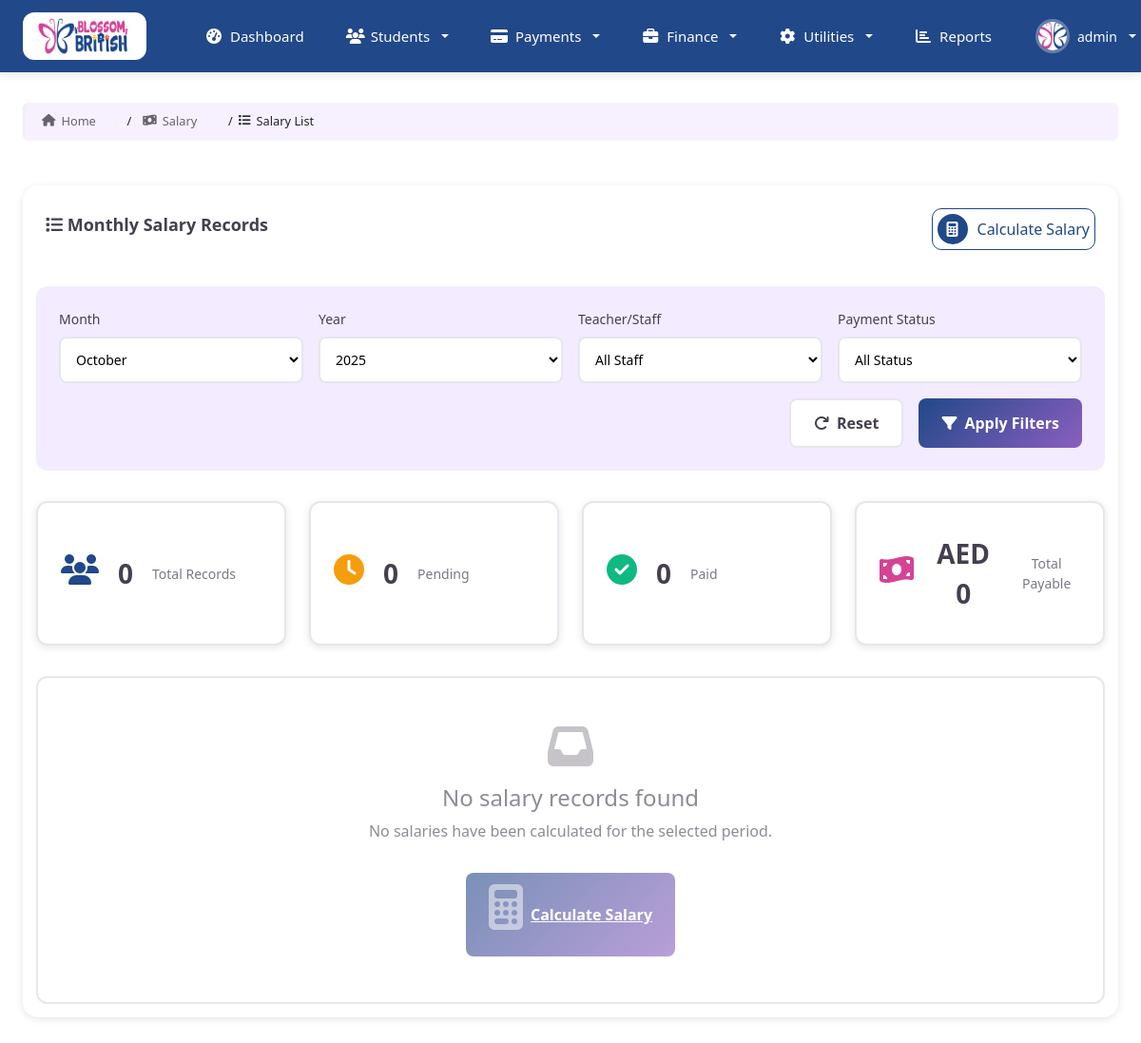
The app's page /utils/salary/list/ (signed in), older data.
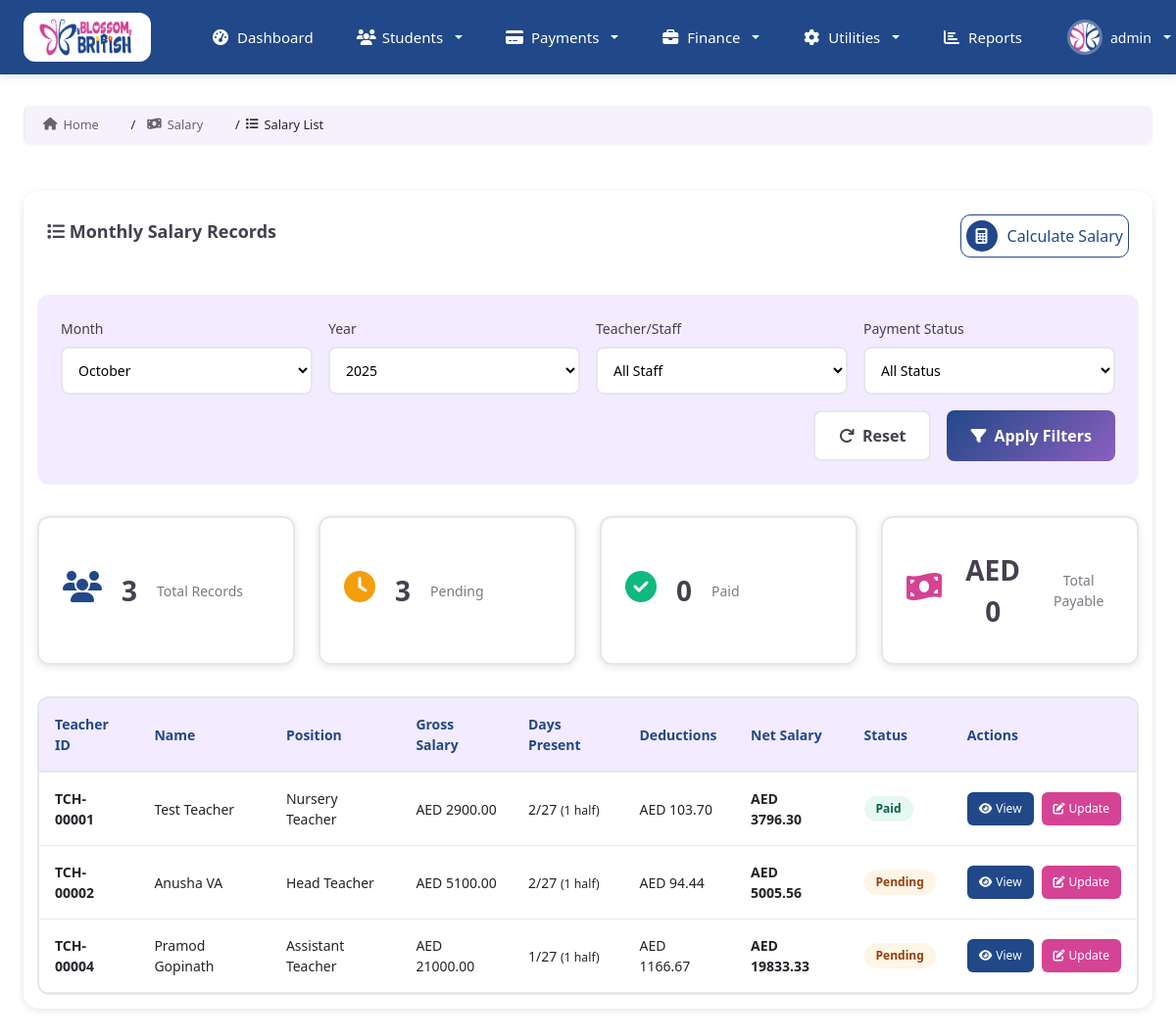
The same page, newer data.
### utils/models.py (models this page shows, shortened)
class MonthlySalary(models.Model):
    PAYMENT_STATUS_CHOICES = [
        ('pending', 'Pending'),
        ('processed', 'Processed'),
        ('paid', 'Paid'),
        ('hold', 'On Hold'),
    ]
    teacher = models.ForeignKey('Teacher', on_delete=models.CASCADE, related_name='monthly_salaries')
    month = models.IntegerField(validators=[MinValueValidator(1), MaxValueValidator(12)])
    year = models.IntegerField(validators=[MinValueValidator(2020)])
    basic_salary = models.DecimalField(max_digits=10, decimal_places=2)
    accommodation_allowance = models.DecimalField(max_digits=10, decimal_places=2, default=0)
    transportation_allowance = models.DecimalField(max_digits=10, decimal_places=2, default=0)
    gross_salary = models.DecimalField(max_digits=10, decimal_places=2, editable=False)
    total_working_days = models.IntegerField(default=0)  # Excludes Sundays
    days_present = models.IntegerField(default=0)
    days_absent = models.IntegerField(default=0)
    half_days = models.IntegerField(default=0)
    bonus = models.DecimalField(max_digits=10, decimal_places=2, default=0,
                               help_text="Performance bonus or incentives")
    overtime_pay = models.DecimalField(max_digits=10, decimal_places=2, default=0,
                                      help_text="Overtime payment")
    other_additions = models.DecimalField(max_digits=10, decimal_places=2, default=0,
                                         help_text="Any other additions")
    other_additions_remarks = models.CharField(max_length=200, blank=True,
                                              help_text="Remarks for other additions")
    total_additions = models.DecimalField(max_digits=10, decimal_places=2, editable=False, default=0)
    absence_deduction = models.DecimalField(max_digits=10, decimal_places=2, default=0)
    other_deductions = models.DecimalField(max_digits=10, decimal_places=2, default=0,
                                          help_text="Any other deductions")
    other_deductions_remarks = models.CharField(max_length=200, blank=True,
                                               help_text="Remarks for other deductions")
    total_deductions = models.DecimalField(max_digits=10, decimal_places=2, editable=False)
    net_salary = models.DecimalField(max_digits=10, decimal_places=2, editable=False)
    payment_status = models.CharField(max_length=20, choices=PAYMENT_STATUS_CHOICES, default='pending')
    payment_date = models.DateField(null=True, blank=True)
    payment_method = models.CharField(max_length=50, blank=True,
                                     help_text="e.g., Bank Transfer, Cash, Cheque")
    payment_reference = models.CharField(max_length=100, blank=True)
    remarks = models.TextField(blank=True)
    calculated_at = models.DateTimeField(auto_now_add=True)
    updated_at = models.DateTimeField(auto_now=True)
    class Meta:
        ordering = ['-year', '-month']
        unique_together = ['teacher', 'month', 'year']
        verbose_name = 'Monthly Salary'
        verbose_name_plural = 'Monthly Salaries'
        indexes = [
            models.Index(fields=['teacher', 'month', 'year']),
            models.Index(fields=['payment_status']),
        ]

class Teacher(models.Model):
    POSITION_CHOICES = [
        ('nursery_teacher', 'Nursery Teacher'),
        ('assistant_teacher', 'Assistant Teacher'),
        ('head_teacher', 'Head Teacher'),
        ('manager', 'Manager'),
        ('admin_staff', 'Administrative Staff'),
        ('support_staff', 'Support Staff'),
    ]
    STATUS_CHOICES = [
        ('active', 'Active'),
        ('on_probation', 'On Probation'),
        ('on_leave', 'On Leave'),
        ('resigned', 'Resigned'),
        ('terminated', 'Terminated'),
    ]
    GENDER_CHOICES = [
        ('male', 'Male'),
        ('female', 'Female'),
        ('other', 'Other'),
    ]
    teacher_id = models.CharField(max_length=20, unique=True, editable=False)
    first_name = models.CharField(max_length=100)
    last_name = models.CharField(max_length=100)
    full_name = models.CharField(max_length=200, blank=True)
    gender = models.CharField(max_length=10, choices=GENDER_CHOICES)
    date_of_birth = models.DateField(null=True, blank=True)
    nationality = models.CharField(max_length=100)
    religion = models.CharField(max_length=100, blank=True)
    emirates_id = models.CharField(max_length=20, blank=True, unique=True, null=True)
    passport_number = models.CharField(max_length=50, blank=True)
    email = models.EmailField(unique=True)
    phone_number = models.CharField(max_length=20)
    alternative_phone = models.CharField(max_length=20, blank=True)
    full_address = models.TextField()
    city = models.CharField(max_length=100)
    po_box = models.CharField(max_length=20, blank=True)
    position = models.CharField(max_length=50, choices=POSITION_CHOICES)
    start_date = models.DateField()
    end_date = models.DateField(null=True, blank=True)
    reporting_to = models.CharField(max_length=100, default='Nursery Manager')
    work_location = models.CharField(max_length=200, default='Blossom British Kids Center, Al Jurf, Ajman')
    working_hours_start = models.TimeField(default='08:00')
    working_hours_end = models.TimeField(default='17:00')
    working_days = models.CharField(max_length=100, default='Monday to Saturday')
    basic_salary = models.DecimalField(max_digits=10, decimal_places=2, validators=[MinValueValidator(0)])
    accommodation_allowance = models.DecimalField(max_digits=10, decimal_places=2, default=0, validators=[MinValueValidator(0)])
    transportation_allowance = models.DecimalField(max_digits=10, decimal_places=2, default=0, validators=[MinValueValidator(0)])
    total_salary = models.DecimalField(max_digits=10, decimal_places=2, editable=False)
    probation_period_months = models.IntegerField(default=6, validators=[MinValueValidator(1), MaxValueValidator(12)])
    annual_leave_days = models.IntegerField(default=30)
    highest_qualification = models.CharField(max_length=200)
    years_of_experience = models.IntegerField(validators=[MinValueValidator(0)])
    certifications = models.TextField(blank=True, help_text="List all relevant certifications")
    languages_spoken = models.CharField(max_length=200, blank=True)
    photo = models.ImageField(upload_to='teacher_photos/', blank=True, null=True)
    cv_document = models.FileField(upload_to='teacher_documents/cv/', blank=True, null=True)
    qualification_certificates = models.FileField(upload_to='teacher_documents/certificates/', blank=True, null=True)
    emirates_id_copy = models.FileField(upload_to='teacher_documents/emirates_id/', blank=True, null=True)
    passport_copy = models.FileField(upload_to='teacher_documents/passport/', blank=True, null=True)
    emergency_contact_name = models.CharField(max_length=100)
    emergency_contact_relationship = models.CharField(max_length=50)
    emergency_contact_phone = models.CharField(max_length=20)
    reference_1_name = models.CharField(max_length=100, blank=True)
    reference_1_contact = models.CharField(max_length=100, blank=True)
    reference_2_name = models.CharField(max_length=100, blank=True)
    reference_2_contact = models.CharField(max_length=100, blank=True)
    status = models.CharField(max_length=20, choices=STATUS_CHOICES, default='on_probation')
    is_active = models.BooleanField(default=True)
    offer_accepted = models.BooleanField(default=True)
    offer_acceptance_date = models.DateField(null=True, blank=True)
    contract_signed = models.BooleanField(default=False)
    contract_signed_date = models.DateField(null=True, blank=True)
    notes = models.TextField(blank=True)
    created_at = models.DateTimeField(auto_now_add=True)
    updated_at = models.DateTimeField(auto_now=True)
    class Meta:
        ordering = ['-created_at']
        verbose_name = 'Teacher/Staff'
        verbose_name_plural = 'Teachers/Staff'

### home/decorators.py (the view)
    def wrapper_func(request, *args, **kwargs):
        if request.user.is_authenticated:
            return view_func(request,*args,**kwargs)
        else:
            messages.info(request,"You are not logged in please login to continue")
            return redirect("signin")

### home/context_processors.py (called while the page is built)
def user_context(request):
    if isinstance(request.user, AnonymousUser):
        return {}
    return {
        'user_full_name': f"{request.user.first_name} {request.user.last_name}".strip(),
        'user_initials': f"{request.user.first_name[:1]}{request.user.last_name[:1]}".upper() if request.user.first_name and request.user.last_name else request.user.username[:2].upper(),
        'user_role_display': request.user.role.title() if hasattr(request.user, 'role') else 'User',
    }

### templates/salary/salary_list.html (shortened to what the changed rows need)
{% extends 'auth_templates/index.html' %}
{% load static %}
{% block content %}
<div class="students-container">
    <div class="dashboard-card-1">
        <div class="card-content">
            <div class="stats-grid">
                <div class="stat-card total">
                    <i class="fas fa-users"></i>
                    <div class="stat-value">{{ salaries.count }}</div>
                    <div class="stat-label">Total Records</div>
                </div>
                <div class="stat-card pending">
                    <i class="fas fa-clock"></i>
                    <div class="stat-value">{{ salaries|length|add:"-0" }}</div>
                    <div class="stat-label">Pending</div>
                </div>
            </div>
            <div class="table-container">
                {% if salaries %}
                    <table class="salary-table">
                        <thead>
                            <tr>
                                <th>Teacher ID</th>
                                <th>Name</th>
                                <th>Position</th>
                                <th>Gross Salary</th>
                                <th>Days Present</th>
                                <th>Deductions</th>
                                <th>Net Salary</th>
                                <th>Status</th>
                                <th>Actions</th>
                            </tr>
                        </thead>
                        <tbody>
                            {% for salary in salaries %}
                                <tr>
                                    <td><strong>{{ salary.teacher.teacher_id }}</strong></td>
                                    <td>{{ salary.teacher.full_name }}</td>
                                    <td>{{ salary.teacher.get_position_display }}</td>
                                    <td>AED {{ salary.gross_salary|floatformat:2 }}</td>
                                    <td>
                                        {{ salary.days_present }}/{{ salary.total_working_days }}
                                        {% if salary.half_days > 0 %}
                                            <small>({{ salary.half_days }} half)</small>
                                        {% endif %}
                                    </td>
                                    <td>AED {{ salary.total_deductions|floatformat:2 }}</td>
                                    <td><strong>AED {{ salary.net_salary|floatformat:2 }}</strong></td>
                                    <td>
                                        <span class="status-badge status-{{ salary.payment_status }}">
                                            {{ salary.get_payment_status_display }}
                                        </span>
                                    </td>
                                    <td>
                                        <div class="action-buttons">
                                            <a href="{% url 'salary_detail' salary.id %}" class="btn-action btn-view">
                                                <i class="fas fa-eye"></i> View
                                            </a>
                                            <a href="{% url 'update_salary_payment' salary.id %}" class="btn-action btn-update">
                                                <i class="fas fa-edit"></i> Update
                                            </a>
                                        </div>
                                    </td>
                                </tr>
                            {% endfor %}
                        </tbody>
                    </table>
                {% else %}
                    <div class="empty-state">
                        <i class="fas fa-inbox"></i>
                        <h4>No salary records found</h4>
                        <p>No salaries have been calculated for the selected period.</p>
                        <a href="{% url 'calculate_monthly_salary' %}" class="btn-filter" style="margin-top: 1rem;">
                            <i class="fas fa-calculator"></i> Calculate Salary
                        </a>
                    </div>
                {% endif %}
            </div>
        </div>
    </div>
</div>
{% endblock %}

Row changes from the older to the newer data that the page shows:
added MonthlySalary: teacher.teacher_id "TCH-00001", teacher.full_name "Test Teacher", teacher.position "Nursery Teacher", gross_salary "2900.00", days_present "2", total_working_days "27", half_days "1", total_deductions "103.70", net_salary "3796.30", payment_status "Paid"
added MonthlySalary: teacher.teacher_id "TCH-00002", teacher.full_name "Anusha VA", teacher.position "Head Teacher", gross_salary "5100.00", days_present "2", total_working_days "27", half_days "1", total_deductions "94.44", net_salary "5005.56", payment_status "Pending"
added MonthlySalary: teacher.teacher_id "TCH-00004", teacher.full_name "Pramod Gopinath", teacher.position "Assistant Teacher", gross_salary "21000.00", days_present "1", total_working_days "27", half_days "1", total_deductions "1166.67", net_salary "19833.33", payment_status "Pending"
Text that changed along with them:
{{ salaries.count }}: "0" → "3"
{{ salaries|length|add:"-0" }}: "0" → "3"
text no longer shown: "No salary records found No salaries have been calculated for the selected period. Calculate Salary"
text now shown: "Teacher ID Name Position Gross Salary Days Present Deductions Net Salary Status Actions"
